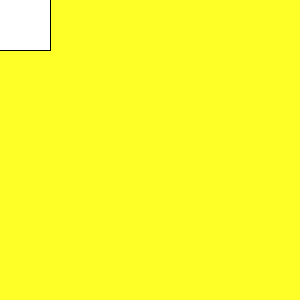
Frame 1 (no input)
Frame 60 (the mouse pressed at the canvas centre just before this capture): identical to frame 1, image omitted
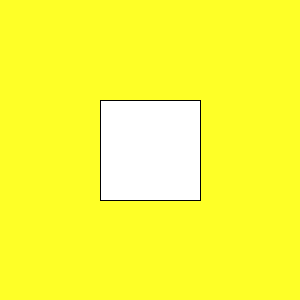
Frame 120 (the mouse held since frame 60 and released just before this capture)

The Processing sketch that drew these frames (run headless with seeded random() and noise(); from frame 60 on, the mouse is pressed at the canvas centre):

// Processing sketch: week16_draw
// ── week16_draw.pde
void setup(){
   size(300,300);
}

void draw(){
  background(#FEFF27);
  rect(mouseX-50,mouseY-50,100,100);
}
